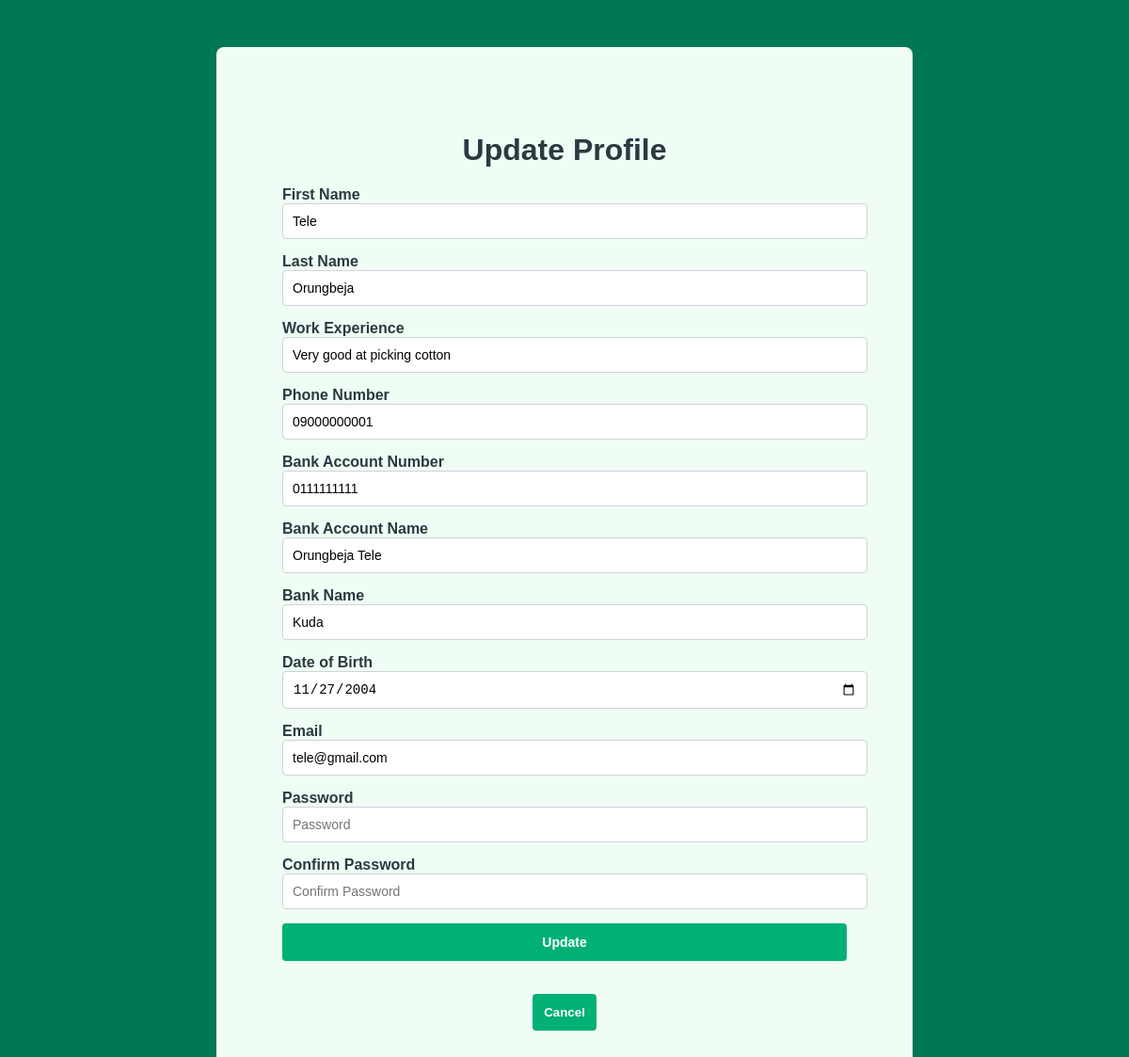
The page /EditWorkerAccount.php?updateId=1 on the database its author committed.
### tables this page shows
CREATE TABLE `workers` (
  `workerId` int(11) NOT NULL,
  `firstName` varchar(50) NOT NULL,
  `lastName` varchar(50) NOT NULL,
  `workExperience` varchar(250) NOT NULL,
  `phoneNumber` varchar(15) NOT NULL,
  `registrationDate` date NOT NULL,
  `accountNumber` varchar(20) NOT NULL,
  `accountName` varchar(100) NOT NULL,
  `bankName` varchar(100) NOT NULL,
  `DOB` date NOT NULL,
  `email` varchar(100) NOT NULL,
  `password` varchar(255) NOT NULL,
  `role` varchar(50) NOT NULL
);

### EditWorkerAccount.php (the view, shortened to what this page needs)
<?php
include 'connect.php';
$workerId = $_GET['updateId'];
$getWorkerDetails = "SELECT * FROM workers WHERE workerId = $workerId";
$getWorkerDetailsResult = mysqli_query($conn, $getWorkerDetails);
$row = mysqli_fetch_assoc($getWorkerDetailsResult);
$previousFirstName = htmlspecialchars($row['firstName']);
$previousLastName = htmlspecialchars($row['lastName']);
$previousPhoneNumber = htmlspecialchars($row['phoneNumber']);
$previousWorkExperience = htmlspecialchars($row['workExperience']);
$previousBankAccountNumber = htmlspecialchars($row['accountNumber']);
$previousBankAccountName = htmlspecialchars($row['accountName']);
$previousBankName = htmlspecialchars($row['bankName']);
$previousDateOfBirth = htmlspecialchars($row['DOB']);
$previousEmail = htmlspecialchars($row['email']);
?>
<!DOCTYPE html>
<html lang="en">
<head>
</head>
<body>
    <div class="container">
        <h1>Update Profile</h1>
        <form method="post" enctype="multipart/form-data" id="registerForm">
            <label for="fName">First Name</label>
            <input type="text" name="fName" id="fName" placeholder="First Name" value="<?php echo $previousFirstName; ?>" required>
            <label for="lName">Last Name</label>
            <input type="text" name="lName" id="lName" placeholder="Last Name" value="<?php echo $previousLastName; ?>" required>
            <label for="wExperience">Work Experience</label>
            <input type="text" name="wExperience" id="wExperience" placeholder="Work Experience" value="<?php echo $previousWorkExperience; ?>" required>
            <label for="pNumber">Phone Number</label>
            <input type="number" name="pNumber" id="pNumber" placeholder="Phone Number" value="<?php echo $previousPhoneNumber; ?>" required>
            <label for="accNumber">Bank Account Number</label>
            <input type="number" name="accNumber" id="accNumber" placeholder="Bank Account Number" value="<?php echo $previousBankAccountNumber; ?>" required>
            <label for="accName">Bank Account Name</label>
            <input type="text" name="accName" id="accName" placeholder="Bank account name" value="<?php echo $previousBankAccountName; ?>" required>
            <label for="bankName">Bank Name</label>
            <input type="text" name="bankName" id="bankName" placeholder="Bank name" value="<?php echo $previousBankName; ?>" required>
            <label for="DOB">Date of Birth</label>
            <input type="date" name="DOB" id="DOB" placeholder="Date of Birth" value="<?php echo $previousDateOfBirth; ?>" required>
            <label for="email">Email</label>
            <input type="email" name="email" id="email" placeholder="Email" value="<?php echo $previousEmail; ?>" required>
            <label for="password">Password</label>
            <input type="password" name="password" id="password" placeholder="Password" maxlength= 16 required>
            <label for="confirmPassword">Confirm Password</label>
            <input type="password" name="confirmPassword" id="confirmPassword" placeholder="Confirm Password" required>
            <input type="submit" value="Update" name="submit">
        </form>
        <div class="cancel-button">
            <a href="Profile.php"><button type="button">Cancel</button></a>
        </div>
    </div>
</body>
</html>

### EditWorkerAccount.php (style rules this page uses)
body { font-family: Arial, sans-serif; background-color: #007856; margin: 0; padding: 0; }
.container { max-width: 600px; margin: 50px auto; background: #EFFDF5; box-shadow: 0px 4px 6px rgba(0, 0, 0, 0.1); border-radius: 8px; padding: 70px; }
h1 { text-align: center; margin-bottom: 20px; color: #2B3940; }
form input, form select, form textarea { width: 100%; padding: 10px; margin-bottom: 15px; border: 1px solid #ced4da; border-radius: 4px; font-size: 14px; }
form input[type="submit"], .cancel-button button { background-color: #00B074; color: white; font-weight: bold; border: none; cursor: pointer; padding: 12px; border-radius: 4px; transition: background-color 0.3s ease; }
label { font-weight: bold; color: #2B3940; }
.cancel-button { text-align: center; margin-top: 20px; }
.cancel-button a { text-decoration: none; }

### rows shown on the page
workers: fName "Tele", lName "Orungbeja", wExperience "Very good at picking cotton", pNumber "09000000001", accNumber "0111111111", accName "Orungbeja Tele", bankName "Kuda", DOB "11/27/2004", email "tele@gmail.com"
